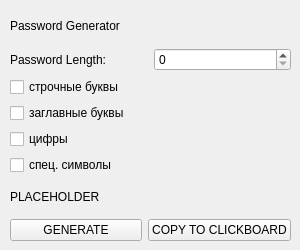
<?xml version="1.0" encoding="UTF-8"?>
<ui version="4.0">
 <class>Form</class>
 <widget class="QWidget" name="Form">
  <property name="geometry">
   <rect>
    <x>0</x>
    <y>0</y>
    <width>300</width>
    <height>250</height>
   </rect>
  </property>
  <property name="windowTitle">
   <string>Form</string>
  </property>
  <widget class="QWidget" name="verticalLayoutWidget">
   <property name="geometry">
    <rect>
     <x>10</x>
     <y>10</y>
     <width>281</width>
     <height>231</height>
    </rect>
   </property>
   <layout class="QVBoxLayout" name="verticalLayout">
    <item>
     <widget class="QLabel" name="label">
      <property name="text">
       <string>Password Generator</string>
      </property>
     </widget>
    </item>
    <item>
     <layout class="QHBoxLayout" name="horizontalLayout">
      <item>
       <widget class="QLabel" name="label_2">
        <property name="text">
         <string>Password Length:</string>
        </property>
       </widget>
      </item>
      <item>
       <widget class="QSpinBox" name="spinBox"/>
      </item>
     </layout>
    </item>
    <item>
     <widget class="QCheckBox" name="checkBox">
      <property name="text">
       <string>строчные буквы</string>
      </property>
     </widget>
    </item>
    <item>
     <widget class="QCheckBox" name="checkBox_2">
      <property name="text">
       <string>заглавные буквы</string>
      </property>
     </widget>
    </item>
    <item>
     <widget class="QCheckBox" name="checkBox_3">
      <property name="text">
       <string>цифры</string>
      </property>
     </widget>
    </item>
    <item>
     <widget class="QCheckBox" name="checkBox_4">
      <property name="text">
       <string>спец. символы</string>
      </property>
     </widget>
    </item>
    <item>
     <widget class="QLabel" name="label_3">
      <property name="text">
       <string>PLACEHOLDER</string>
      </property>
     </widget>
    </item>
    <item>
     <layout class="QHBoxLayout" name="horizontalLayout_2">
      <item>
       <widget class="QPushButton" name="pushButton_2">
        <property name="text">
         <string>GENERATE</string>
        </property>
       </widget>
      </item>
      <item>
       <widget class="QPushButton" name="pushButton">
        <property name="enabled">
         <bool>true</bool>
        </property>
        <property name="mouseTracking">
         <bool>false</bool>
        </property>
        <property name="text">
         <string>COPY TO CLICKBOARD</string>
        </property>
       </widget>
      </item>
     </layout>
    </item>
   </layout>
  </widget>
 </widget>
 <resources/>
 <connections/>
</ui>
